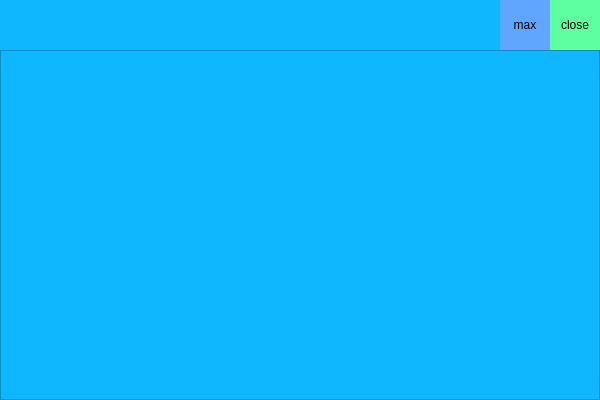
<?xml version="1.0" encoding="UTF-8"?>
<ui version="4.0">
 <class>ControlTestClass</class>
 <widget class="QWidget" name="ControlTestClass">
  <property name="geometry">
   <rect>
    <x>0</x>
    <y>0</y>
    <width>600</width>
    <height>400</height>
   </rect>
  </property>
  <property name="windowTitle">
   <string>ControlTest</string>
  </property>
  <property name="styleSheet">
   <string notr="true">background-color: rgb(14, 183, 255);</string>
  </property>
  <layout class="QGridLayout" name="gridLayout">
   <property name="leftMargin">
    <number>0</number>
   </property>
   <property name="topMargin">
    <number>0</number>
   </property>
   <property name="rightMargin">
    <number>0</number>
   </property>
   <property name="bottomMargin">
    <number>0</number>
   </property>
   <property name="spacing">
    <number>0</number>
   </property>
   <item row="1" column="0">
    <spacer name="horizontalSpacer">
     <property name="orientation">
      <enum>Qt::Horizontal</enum>
     </property>
     <property name="sizeHint" stdset="0">
      <size>
       <width>40</width>
       <height>20</height>
      </size>
     </property>
    </spacer>
   </item>
   <item row="1" column="2">
    <widget class="QPushButton" name="close">
     <property name="minimumSize">
      <size>
       <width>50</width>
       <height>50</height>
      </size>
     </property>
     <property name="styleSheet">
      <string notr="true">background-color: rgb(94, 255, 161);
border:none;</string>
     </property>
     <property name="text">
      <string>close</string>
     </property>
     <property name="flat">
      <bool>true</bool>
     </property>
    </widget>
   </item>
   <item row="1" column="1">
    <widget class="QPushButton" name="max">
     <property name="minimumSize">
      <size>
       <width>50</width>
       <height>50</height>
      </size>
     </property>
     <property name="styleSheet">
      <string notr="true">background-color: rgb(96, 165, 255);
border:none;</string>
     </property>
     <property name="text">
      <string>max</string>
     </property>
     <property name="flat">
      <bool>false</bool>
     </property>
    </widget>
   </item>
   <item row="2" column="0" colspan="3">
    <widget class="RichEditor" name="textEdit"/>
   </item>
  </layout>
 </widget>
 <layoutdefault spacing="6" margin="11"/>
 <customwidgets>
  <customwidget>
   <class>RichEditor</class>
   <extends>QTextEdit</extends>
   <header>RichEditor.h</header>
  </customwidget>
 </customwidgets>
 <resources>
  <include location="ControlTest.qrc"/>
 </resources>
 <connections/>
</ui>
